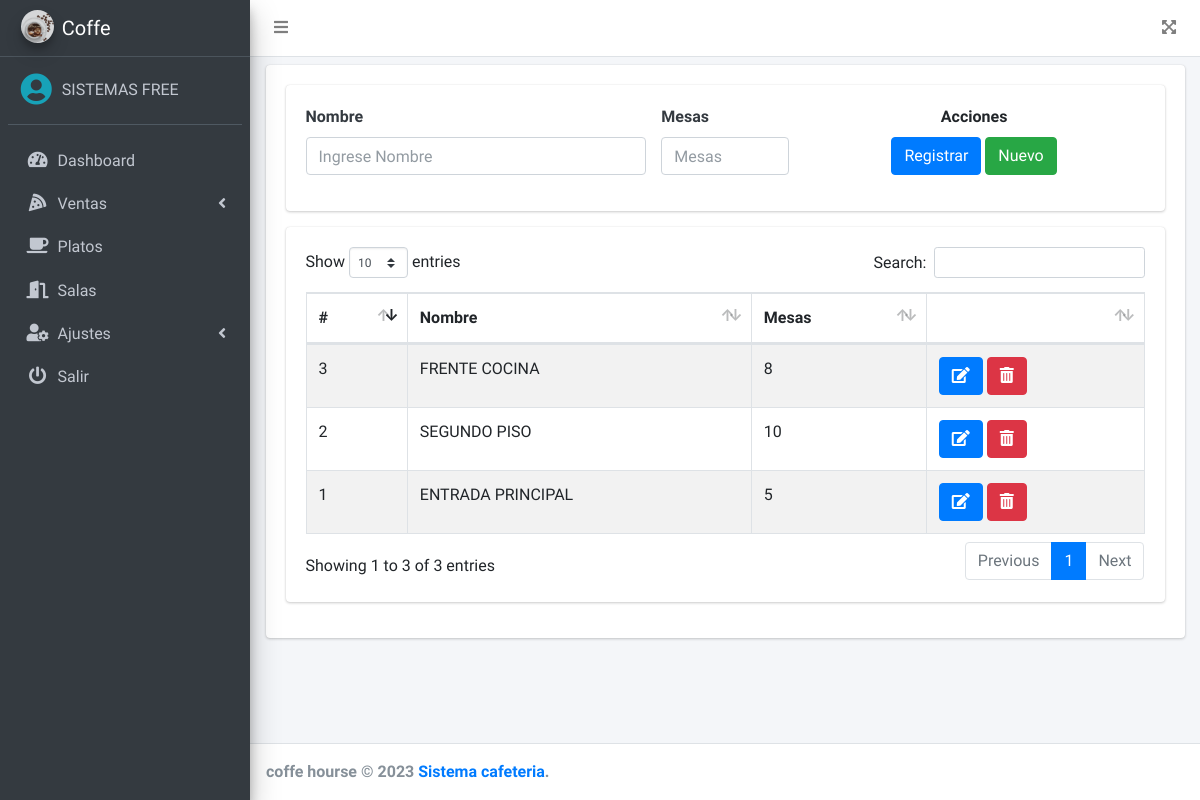
The app's page /src/salas.php (signed in), older data.
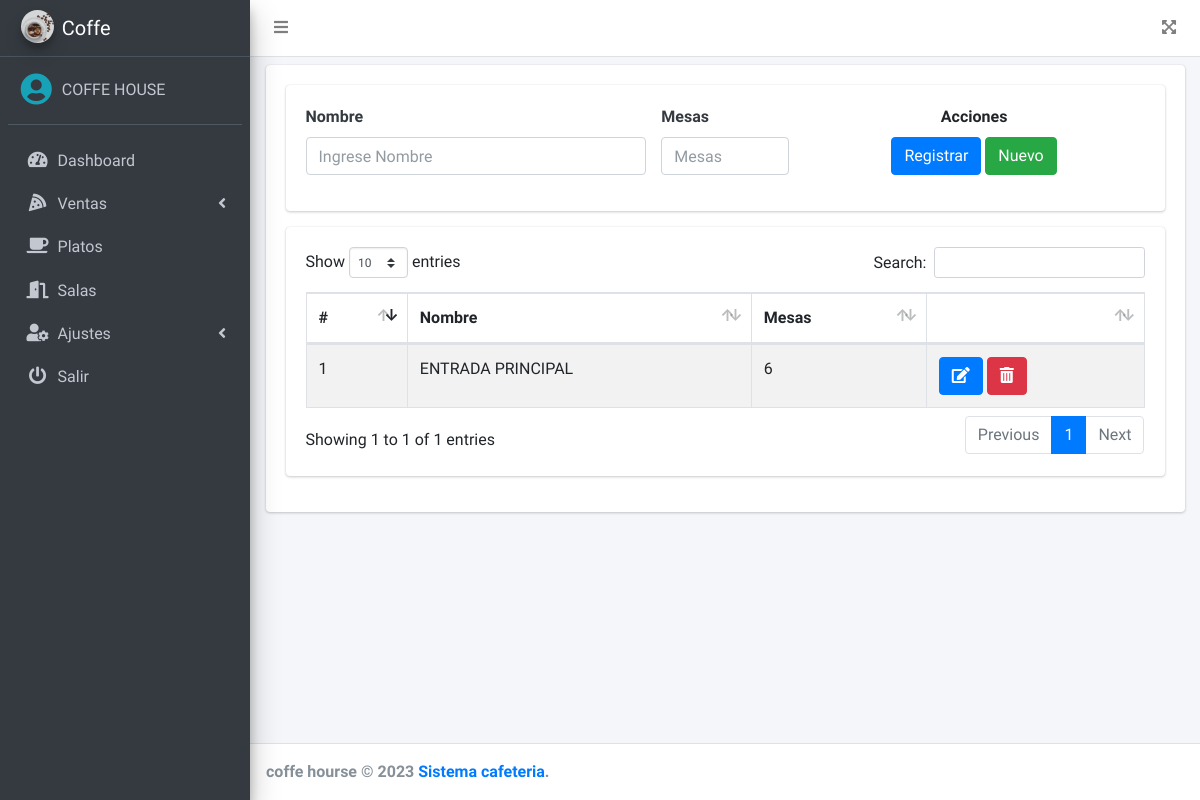
The same page, newer data.
### tables this page shows
CREATE TABLE `salas` (
  `id` int(11) NOT NULL,
  `nombre` varchar(100) NOT NULL,
  `mesas` int(11) NOT NULL,
  `estado` int(11) NOT NULL DEFAULT 1
);

### src/salas.php (the view, shortened to what the changed rows need)
<?php
include_once "includes/header.php";
?>
<div class="card">
    <div class="card-body">
        <div class="card">
            <div class="card-body">
                <div class="table-responsive">
                    <table class="table table-striped table-bordered" id="tbl">
                        <thead>
                            <tr>
                                <th>#</th>
                                <th>Nombre</th>
                                <th>Mesas</th>
                                <th></th>
                            </tr>
                        </thead>
                        <tbody>
                            <?php
                            include "../conexion.php";
                            $query = mysqli_query($conexion, "SELECT * FROM salas WHERE estado = 1");
                            $result = mysqli_num_rows($query);
                            if ($result > 0) {
                                while ($data = mysqli_fetch_assoc($query)) { ?>
                                    <tr>
                                        <td><?php echo $data['id']; ?></td>
                                        <td><?php echo $data['nombre']; ?></td>
                                        <td><?php echo $data['mesas']; ?></td>
                                        <td>
                                            <a href="#" onclick="editarSalas(<?php echo $data['id']; ?>)" class="btn btn-primary"><i class='fas fa-edit'></i></a>
                                            <form action="eliminar.php?id=<?php echo $data['id']; ?>&accion=salas" method="post" class="confirmar d-inline">
                                                <button class="btn btn-danger" type="submit"><i class='fas fa-trash-alt'></i> </button>
                                            </form>
                                        </td>
                                    </tr>
                            <?php }
                            } ?>
                        </tbody>
                    </table>
                </div>
            </div>
        </div>
    </div>
</div>
<?php include_once "includes/footer.php"; ?>

### src/includes/header.php (shortened to what the changed rows need)
<!DOCTYPE html>
<html lang="en">
<head>
    <link rel="stylesheet" href="../assets/plugins/fontawesome-free/css/all.min.css">
    <link rel="stylesheet" href="https://code.ionicframework.com/ionicons/2.0.1/css/ionicons.min.css">
    <link rel="stylesheet" href="../assets/dist/css/adminlte.min.css">
    <link rel="stylesheet" href="../assets/plugins/datatables-bs4/css/dataTables.bootstrap4.min.css">
</head>
<body class="hold-transition sidebar-mini">
    <div class="wrapper">
        <aside class="main-sidebar sidebar-dark-primary elevation-4">
            <div class="sidebar">
                <div class="user-panel mt-3 pb-3 mb-3 d-flex">
                    <div class="info">
                        <a href="#" class="d-block"><?php echo $_SESSION['nombre']; ?></a>
                    </div>
                </div>
            </div>
        </aside>
        <div class="content-wrapper">
            <div class="content">
                <div class="container-fluid py-2">

Row changes from the older to the newer data that the page shows:
no longer on this page (row edited): salas: id "2", nombre "SEGUNDO PISO", mesas "10"
no longer on this page (row edited): salas: id "3", nombre "FRENTE COCINA", mesas "8"
changed salas "ENTRADA PRINCIPAL": mesas "5" → "6"
Text that changed along with them:
$_SESSION['nombre']: "SISTEMAS FREE" → "COFFE HOUSE"
text written by a page script: "Show entries Search: Showing 1 to 3 of 3 entries Previous 1 Next" → "Show entries Search: Showing 1 to 1 of 1 entries Previous 1 Next"
